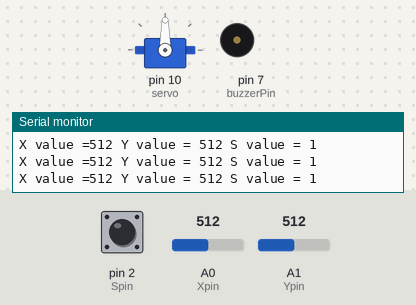
A sketch run on a simulated Arduino Uno, built with avr-gcc and run on an emulated ATmega328P. Shown: servo, buzzer (waves = sounding, pin HIGH), the last lines printed to the serial monitor. The test bench sets the inputs (shaded band); at power-on: A0 (Xpin) = 512, pin 2 (Spin) HIGH, A1 (Ypin) = 512.

Above: at 1.2 s.
1.3 s: A0 (Xpin) set to 716
At 2.4 s:
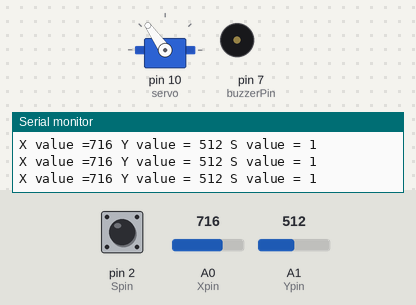
3.1 s: pin 2 (Spin) pulled LOW for 0.25 s
At 3.51 s:
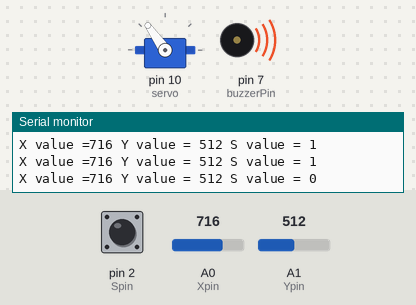
5.1 s: A0 (Xpin) set to 900
At 6.0 s:
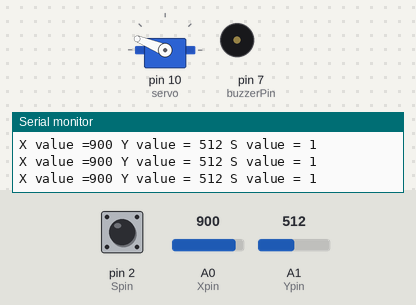
6.9 s: A0 (Xpin) set to 1023
At 7.7 s:
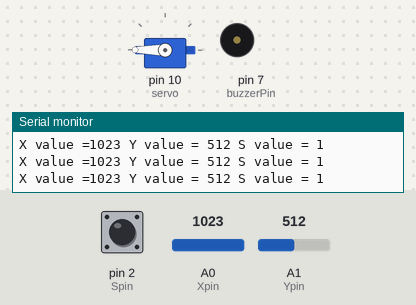
8.7 s: pin 2 (Spin) pulled LOW for 1 s
At 9.4 s:
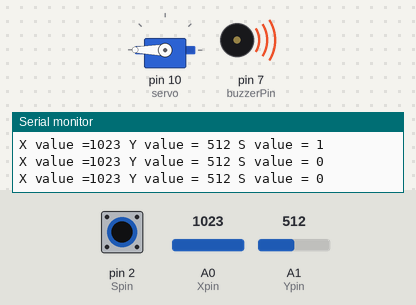
11.5 s: A0 (Xpin) set to 991
At 13.2 s:
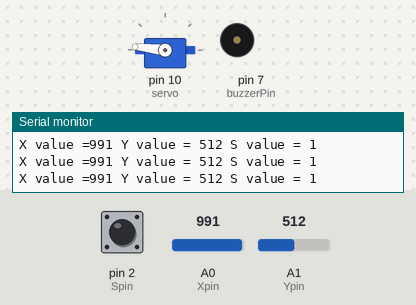
Timing chart, 0 to 14.3 s (numbered marks = the images above; inputs shaded):
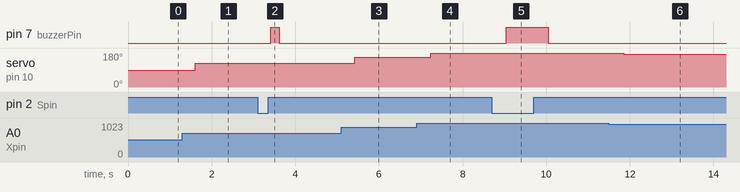

Measured:
- the behaviour switches between 1000 and 999 on A0 (Xpin) (found by bisection; images 5 and 6)
- after the input at 1.3 s, servo on pin 10 (servo): 90° → 125° after 0.31 s
- after the input at 3.1 s, pin 7 (buzzerPin): LOW → HIGH after 0.32 s, → LOW 0.20 s later
- after the input at 5.1 s, servo on pin 10 (servo): 125° → 158° after 0.33 s
- after the input at 6.9 s, servo on pin 10 (servo): 158° → 180° after 0.33 s
- after the input at 8.7 s, pin 7 (buzzerPin): LOW → HIGH after 0.34 s, → LOW 1.0 s later
- after the input at 11.5 s, servo on pin 10 (servo): 180° → 174° after 0.36 s

The sketch:

joystickControl_Servos.ino
```cpp
//import servo
#include <Servo.h>
//setup servo object
Servo myServo;
//setUP the positon of servo
int servoPos;
//setUp servo pins
int servo = 10;

int buzzerPin =7;

int Xpin = A0;
int Ypin = A1;
int Spin = 2;
int Xval;
int Yval;
int Sval;
int dt = 200;

void setup() {
  // put your setup code here, to run once:
  Serial.begin(9600);
  pinMode(Xpin,INPUT);
  pinMode(Ypin,INPUT);
  pinMode(Spin,INPUT);

  pinMode(buzzerPin,OUTPUT);
  pinMode(servo,OUTPUT);
  myServo.attach(servo);
  //write a a value at 1
  digitalWrite(Spin,HIGH);
}

void loop() {
  // put your main code here, to run repeatedly:
  Xval = analogRead(Xpin);
  Yval = analogRead(Ypin);
  //read the value from adruino
  Sval = digitalRead(Spin);
  delay(dt);
  Serial.print("X value =");
  Serial.print(Xval);
  Serial.print(" Y value = ");
  Serial.print(Yval);
  Serial.print(" S value = ");
  Serial.println(Sval);

//if press the switch, the buzzer turns on
 if (Sval == 0) {
    digitalWrite(buzzerPin,HIGH);
  } else {
    digitalWrite(buzzerPin,LOW);
  }

  // servos goes from 0 to 180 and joystick potenimeter goes from 0 to 1023
  //linear realtionships and produce a line
  servoPos = (180.0/1023.0)*Xval;
  myServo.write(servoPos);
}
```
